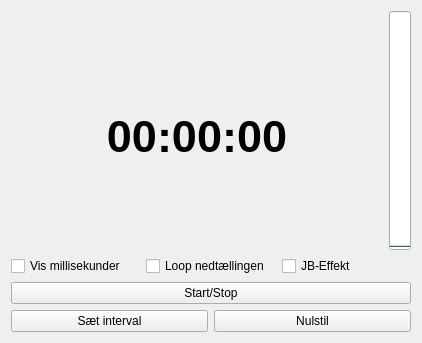
<?xml version="1.0" encoding="UTF-8"?>
<ui version="4.0">
 <class>CountDownTimer</class>
 <widget class="QWidget" name="CountDownTimer">
  <property name="geometry">
   <rect>
    <x>0</x>
    <y>0</y>
    <width>422</width>
    <height>343</height>
   </rect>
  </property>
  <property name="sizePolicy">
   <sizepolicy hsizetype="Minimum" vsizetype="Minimum">
    <horstretch>0</horstretch>
    <verstretch>0</verstretch>
   </sizepolicy>
  </property>
  <property name="windowTitle">
   <string>Form</string>
  </property>
  <layout class="QVBoxLayout" name="verticalLayout_2">
   <item>
    <layout class="QGridLayout" name="gridLayout_2">
     <item row="3" column="0">
      <spacer name="verticalSpacer">
       <property name="orientation">
        <enum>Qt::Vertical</enum>
       </property>
       <property name="sizeHint" stdset="0">
        <size>
         <width>20</width>
         <height>40</height>
        </size>
       </property>
      </spacer>
     </item>
     <item row="0" column="0">
      <spacer name="verticalSpacer_2">
       <property name="orientation">
        <enum>Qt::Vertical</enum>
       </property>
       <property name="sizeHint" stdset="0">
        <size>
         <width>20</width>
         <height>40</height>
        </size>
       </property>
      </spacer>
     </item>
     <item row="2" column="0">
      <widget class="QLabel" name="lblTime">
       <property name="font">
        <font>
         <pointsize>34</pointsize>
         <weight>75</weight>
         <bold>true</bold>
        </font>
       </property>
       <property name="text">
        <string>00:00:00</string>
       </property>
       <property name="alignment">
        <set>Qt::AlignCenter</set>
       </property>
      </widget>
     </item>
     <item row="0" column="1" rowspan="4">
      <widget class="QProgressBar" name="progressBar">
       <property name="value">
        <number>0</number>
       </property>
       <property name="orientation">
        <enum>Qt::Vertical</enum>
       </property>
      </widget>
     </item>
    </layout>
   </item>
   <item>
    <layout class="QGridLayout" name="gridLayout_3">
     <item row="0" column="0">
      <widget class="QCheckBox" name="view1000parts">
       <property name="text">
        <string>Vis millisekunder</string>
       </property>
      </widget>
     </item>
     <item row="0" column="1">
      <widget class="QCheckBox" name="cbLoopCountdown">
       <property name="text">
        <string>Loop nedtællingen</string>
       </property>
      </widget>
     </item>
     <item row="0" column="2">
      <widget class="QCheckBox" name="cbJBEffekt">
       <property name="text">
        <string>JB-Effekt</string>
       </property>
      </widget>
     </item>
    </layout>
   </item>
   <item>
    <layout class="QVBoxLayout" name="verticalLayout">
     <item>
      <widget class="QPushButton" name="btnStartStop">
       <property name="text">
        <string>Start/Stop</string>
       </property>
      </widget>
     </item>
     <item>
      <layout class="QGridLayout" name="gridLayout">
       <item row="0" column="0">
        <widget class="QPushButton" name="btnSetInterval">
         <property name="text">
          <string>Sæt interval</string>
         </property>
        </widget>
       </item>
       <item row="0" column="1">
        <widget class="QPushButton" name="btnReset">
         <property name="text">
          <string>Nulstil</string>
         </property>
        </widget>
       </item>
      </layout>
     </item>
    </layout>
   </item>
  </layout>
 </widget>
 <resources/>
 <connections/>
</ui>
